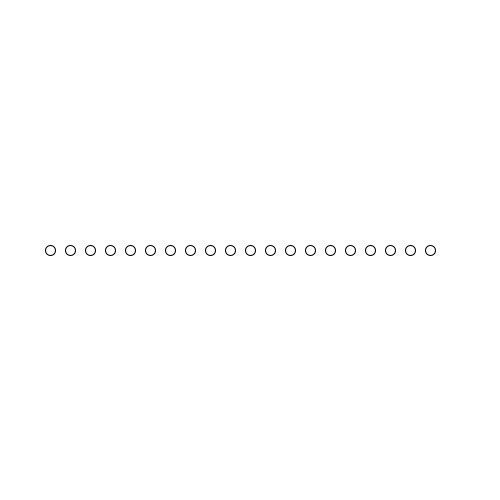
Frame 1 (no input)
Frame 60 (the mouse pressed at the canvas centre just before this capture): identical to frame 1, image omitted
Frame 120 (the mouse held since frame 60 and released just before this capture): identical to frame 1, image omitted

The Processing sketch that drew this single still picture (run headless with seeded random() and noise(); from frame 60 on, the mouse is pressed at the canvas centre):

// Processing sketch: E11_Tweak_Loop
// ── E11_Tweak_Loop.pde
void setup() {
  size(500, 500);
}

void draw() {
  background(255);
  noFill();
  stroke(0);
  
  int margin = 50;
  int spacing = 20;
  
  for (int i=margin; i<width-margin; i+=spacing) {
    ellipse(i, height / 2, 10, 10);
  }
}
